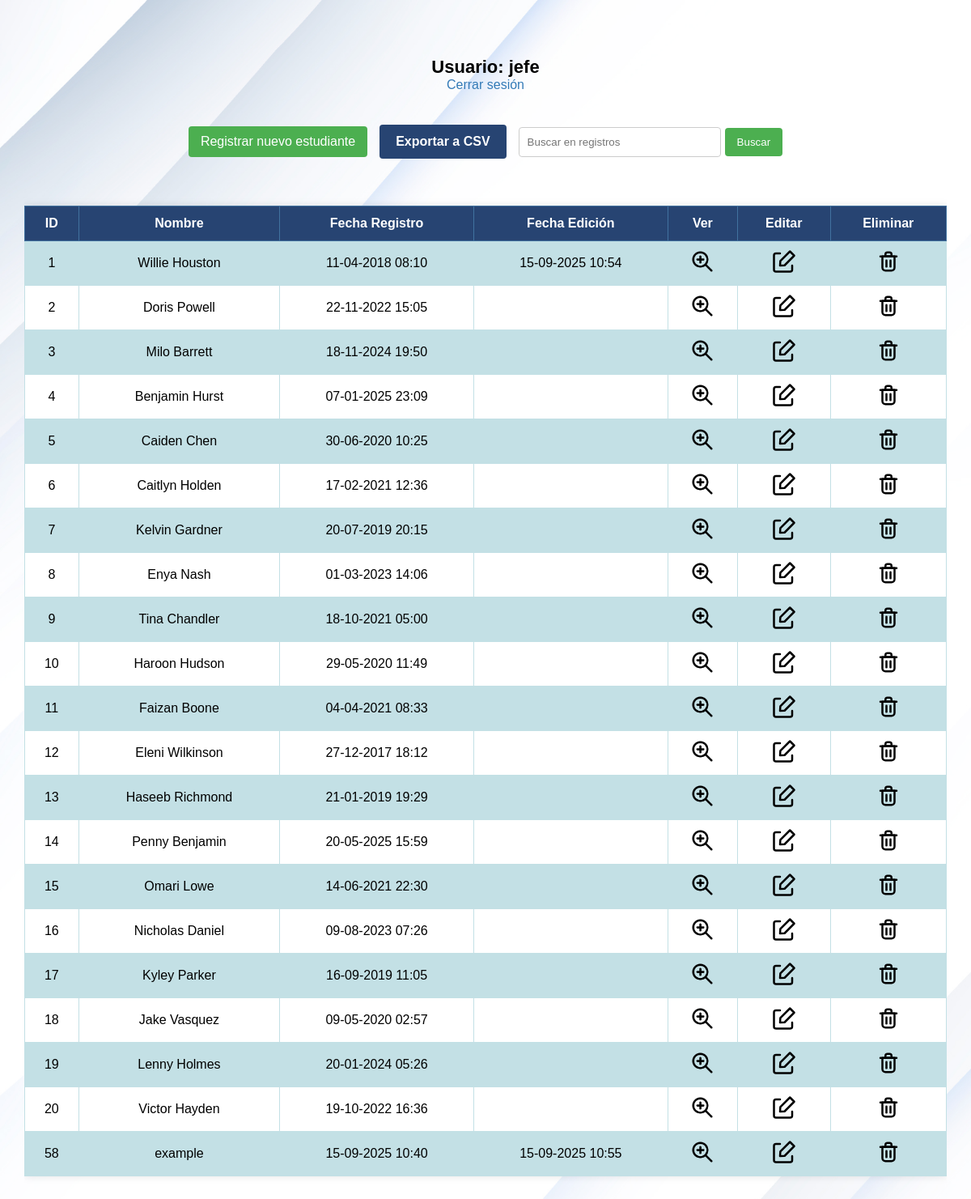
The page /students.php (signed in) on the database its author committed.
### tables this page shows
CREATE TABLE `student` (
  `id_students` int(11) NOT NULL AUTO_INCREMENT,
  `nombre` varchar(50) NOT NULL,
  `id_sexo` int(11) DEFAULT NULL,
  `especifique` varchar(255) DEFAULT '',
  `edad` int(3) NOT NULL,
  `nacimiento` date NOT NULL,
  `id_paises` int(11) DEFAULT NULL,
  `telefono` varchar(14) NOT NULL,
  `correo` varchar(50) NOT NULL,
  `domicilio` varchar(255) NOT NULL,
  `foto` varchar(255) NOT NULL,
  `lista` varchar(255) NOT NULL,
  `excel` varchar(255) NOT NULL,
  `fecha_acceso` timestamp NULL DEFAULT current_timestamp(),
  `fecha_registro` timestamp NOT NULL DEFAULT current_timestamp(),
  `id_usuario_registro` int(11) DEFAULT NULL,
  `fecha_edicion` timestamp NULL DEFAULT NULL,
  `id_usuario_editor` int(11) DEFAULT NULL,
  `visible` int(11) NOT NULL DEFAULT 1,
  `fecha_borrado` timestamp NOT NULL DEFAULT current_timestamp(),
  `id_usuario_borrador` int(11) DEFAULT NULL,
  PRIMARY KEY (`id_students`),
  KEY `id_paises` (`id_paises`),
  KEY `id_sexo` (`id_sexo`),
  CONSTRAINT `student_ibfk_1` FOREIGN KEY (`id_paises`) REFERENCES `paises` (`id_paises`) ON DELETE CASCADE ON UPDATE CASCADE,
  CONSTRAINT `student_ibfk_2` FOREIGN KEY (`id_sexo`) REFERENCES `sexo` (`id_sexo`) ON DELETE CASCADE ON UPDATE CASCADE
);

### students.php (the view, shortened to what this page needs)
<?php
require_once 'conn.php';
$conn = new mysqli($servername, $username, $db_password, $dbname, $port);
$conn->set_charset("utf8mb4");
$id_usuario = $_SESSION["id_perfil"] ?? 0;
$permiso_editar = ($id_usuario == 1 || $id_usuario == 2);
$permiso_borrar = ($id_usuario == 1);
$permiso_exportar = ($id_usuario == 1 || $id_usuario == 2);
$search_query = isset($_GET['search_query']) ? trim($_GET['search_query']) : '';
$where_condition = "WHERE s.visible = 1";
$sql = "
SELECT
  s.id_students   AS ID,
  s.nombre        AS Nombre,
  DATE_FORMAT(s.fecha_registro, '%d-%m-%Y %H:%i') AS Fecha_Registro,
  DATE_FORMAT(s.fecha_edicion, '%d-%m-%Y %H:%i') AS Fecha_Edicion
FROM student s
JOIN sexo sex ON s.id_sexo = sex.id_sexo
JOIN paises p ON s.id_paises = p.id_paises
$where_condition
ORDER BY s.id_students
";
$result = $conn->query($sql);
if ($result->num_rows > 0) {
  echo "<div class='user-header'>";
  echo "<h2>Usuario: <strong>" . htmlspecialchars($_SESSION["usuario"]) . "</strong></h2>";
  echo "<a href='login.php?action=logout'>Cerrar sesión</a>";
  echo "</div>";
  echo "<div style='text-align: center;'>";
  echo "<a href='Registro.php' class='new-student-btn'>Registrar nuevo estudiante</a>";
  if ($permiso_exportar) {
    echo "<a href='students.php?export=csv" . (!empty($search_query) ? "&search_query=" . urlencode($search_query) : "") . "' class='export-csv-btn'>Exportar a CSV</a>";
  }
  echo "<div class='search-container'>";
  echo "<form action='students.php' method='GET' class='search-form'>";
  echo "<input type='text' name='search_query' placeholder='Buscar en registros' value='" . htmlspecialchars($search_query) . "'>";
  echo "<button type='submit'>Buscar</button>";
  echo "</form>";
  echo "</div>";
  echo "</div>";
  echo "<div class='table-container'>";
  echo "<table class='students-table'>";
  echo "<tr>
        <th>ID</th>
        <th>Nombre</th>
        <th>Fecha Registro</th>
        <th>Fecha Edición</th>
        <th>Ver</th>
        <th>Editar</th>
        <th>Eliminar</th>
      </tr>";
  while ($row = $result->fetch_assoc()) {
    echo "<tr>";
    echo "<td>" . $row['ID'] . "</td>";
    if (!empty($search_query)) {
      $highlighted_name = preg_replace("/(" . preg_quote($search_query, '/') . ")/i", "<mark>$1</mark>", htmlspecialchars($row['Nombre']));
      echo "<td>" . $highlighted_name . "</td>";
    } else {
      echo "<td>" . htmlspecialchars($row['Nombre']) . "</td>";
    }
    echo "<td>" . $row['Fecha_Registro'] . "</td>";
    echo "<td>" . ($row['Fecha_Edicion'] ? $row['Fecha_Edicion'] : '') . "</td>";
    echo "<td>
            <a href='student_information.php?id=" . $row['ID'] . "' class='btn-table'>
                <img src='./templates/magnifying.png' width='30' alt='Ver detalles' title='Ver detalles'>
            </a>
          </td>";
    if ($permiso_editar) {
      echo "<td>
                <a href='editar_registro.php?id=" . $row['ID'] . "' class='btn-table'>
                    <img src='./templates/edit.svg' width='30' alt='Editar registro' title='Editar registro'>
                </a>
              </td>";
    } else {
      echo "<td>
                <span class='btn-table disabled' style='opacity: 0.5; cursor: not-allowed;'>
                    <img src='./templates/edit.svg' width='30' alt='Sin permisos para editar' title='Sin permisos para editar'>
                </span>
              </td>";
    }
    if ($permiso_borrar) {
      echo "<td>
                <a href='gestion.php?action=eliminar&id=" . $row['ID'] . "' class='btn-table' onclick='return confirm(\"¿Estás seguro de eliminar este registro?\")'>
                    <img src='./templates/delete.svg' width='30' alt='Eliminar registro' title='Eliminar registro'>
                </a>
              </td>";
    } else {
      echo "<td>
                <span class='btn-table disabled' style='opacity: 0.5; cursor: not-allowed;'>
                    <img src='./templates/delete.svg' width='30' alt='Sin permisos para eliminar' title='Sin permisos para eliminar'>
                </span>
              </td>";
    }
    echo "</tr>";
  }
  echo "</table>";
  echo "</div>";
}
?>
<!DOCTYPE html>
<html lang="es">
<head>
  <link rel="stylesheet" href="style.css" media="screen" />
</head>
<body>
</body>
</html>

### style.css (style rules this page uses)
body { font-family: Arial, sans-serif; margin: 10px; padding: 20px; background-image: url('templates/White.jpg'); background-size: cover; background-position: center; background-repeat: no-repeat; background-attachment: fixed; }
h2 { text-align: center; color: #000000; }
table { padding: 5px; font-family: arial, sans-serif; border: 1px solid #ddd; width: 100%; background-color: rgba(255, 255, 255, 0.9); border-collapse: collapse; margin: 20px 0; }
th { background-color: mediumspringgreen; border: 3px solid #e51919; text-align: center; padding: 8px; }
td { border: 3px solid #e51919; text-align: center; padding: 8px; }
tr { background-color: rgba(240, 240, 240, 0.9); }
tr:nth-child(even) { background-color: rgba(220, 220, 220, 0.9); }
.user-header { max-width: 600px; margin: 20px auto; text-align: center; padding: 20px; margin-bottom: 20px; background-color: transparent; }
.user-header h2 { color: #000; font-size: 22px; margin: 0; }
.user-header a { color: #337ab7; text-decoration: none; }
.new-student-btn { background-color: #4CAF50; color: white; padding: 10px 15px; text-decoration: none; border-radius: 4px; display: inline-block; margin-bottom: 20px; }
.table-container { overflow-x: auto; margin: 20px 0; }
.students-table { width: 100%; border-collapse: collapse; font-family: Arial, sans-serif; box-shadow: 0 0 10px rgba(0, 0, 0, 0.1); }
.students-table th { background-color: #274472; color: white; padding: 12px; text-align: center; font-weight: bold; border: 1px solid #41729f; }
.students-table td { padding: 10px; text-align: center; border: 1px solid #c3e0e5; }
.students-table tr:nth-child(even) { background-color: #c3e0e5; }
.students-table tr:nth-child(odd) { background-color: #ffffff; }
.students-table a { color: #274472; text-decoration: none; transition: color 0.3s; }
.btn-table { background-color: transparent; padding: 1px; border-radius: 3px; text-decoration: none; color: #000; }
.export-csv-btn { background-color: #274472; color: white; padding: 12px 20px; text-decoration: none; border-radius: 4px; display: inline-block; margin-left: 15px; font-weight: bold; transition: background-color 0.3s; }
.search-container { display: inline-block; margin-left: 15px; }
.search-form { display: flex; align-items: center; }
.search-form input[type="text"] { padding: 10px; border: 1px solid #ccc; border-radius: 4px; margin-right: 5px; width: 250px; }
.search-form button { padding: 10px 15px; background-color: #4CAF50; color: white; border: none; border-radius: 4px; cursor: pointer; }

### rows shown on the page
student: id_students "1", nombre "Willie Houston", Fecha_Registro "11-04-2018 08:10", Fecha_Edicion "15-09-2025 10:54"
student: id_students "2", nombre "Doris Powell", Fecha_Registro "22-11-2022 15:05"
student: id_students "3", nombre "Milo Barrett", Fecha_Registro "18-11-2024 19:50"
student: id_students "4", nombre "Benjamin Hurst", Fecha_Registro "07-01-2025 23:09"
student: id_students "5", nombre "Caiden Chen", Fecha_Registro "30-06-2020 10:25"
student: id_students "6", nombre "Caitlyn Holden", Fecha_Registro "17-02-2021 12:36"
student: id_students "7", nombre "Kelvin Gardner", Fecha_Registro "20-07-2019 20:15"
student: id_students "8", nombre "Enya Nash", Fecha_Registro "01-03-2023 14:06"
student: id_students "9", nombre "Tina Chandler", Fecha_Registro "18-10-2021 05:00"
student: id_students "10", nombre "Haroon Hudson", Fecha_Registro "29-05-2020 11:49"
student: id_students "11", nombre "Faizan Boone", Fecha_Registro "04-04-2021 08:33"
student: id_students "12", nombre "Eleni Wilkinson", Fecha_Registro "27-12-2017 18:12"
student: id_students "13", nombre "Haseeb Richmond", Fecha_Registro "21-01-2019 19:29"
student: id_students "14", nombre "Penny Benjamin", Fecha_Registro "20-05-2025 15:59"
student: id_students "15", nombre "Omari Lowe", Fecha_Registro "14-06-2021 22:30"
student: id_students "16", nombre "Nicholas Daniel", Fecha_Registro "09-08-2023 07:26"
student: id_students "17", nombre "Kyley Parker", Fecha_Registro "16-09-2019 11:05"
student: id_students "18", nombre "Jake Vasquez", Fecha_Registro "09-05-2020 02:57"
student: id_students "19", nombre "Lenny Holmes", Fecha_Registro "20-01-2024 05:26"
student: id_students "20", nombre "Victor Hayden", Fecha_Registro "19-10-2022 16:36"
student: id_students "58", nombre "example", Fecha_Registro "15-09-2025 10:40", Fecha_Edicion "15-09-2025 10:55"

### other values the page prints
$_SESSION["usuario"] "jefe"
